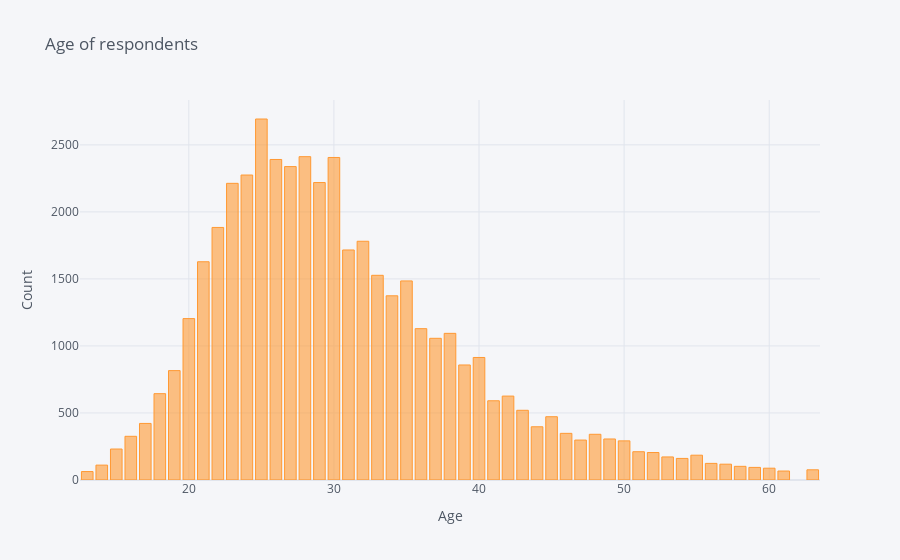

Notebook cell for this chart:
### Code cell
temp = data["Age"].dropna().value_counts().head(50)
temp.iplot(kind='bar', xTitle = 'Age', yTitle = "Count", title = 'Age of respondents')

### Figure 1 — Plotly figure (JSON) as saved in the notebook; plotly's stock layout.template omitted (floating-point values rounded to 4 significant figures)
{"data": [{"marker": {"color": "rgba(255, 153, 51, 0.6)", "line": {"color": "rgba(255, 153, 51, 1.0)", "width": 1}}, "name": "Age", "orientation": "v", "text": "", "type": "bar", "x": [25, 28, 30, 26, 27, 24, 29, 23, 22, 32, 31, 21, 33, 35, 34, 20, 36, 38, 37, 40, 39, 19, 18, 42, 41, 43, 45, 17, 44, 46, 48, 16, 49, 47, 50, 15, 51, 52, 55, 53, 54, 56, 57, 14, 58, 59, 60, 63, 61, 13], "y": [2693, 2412, 2406, 2391, 2338, 2275, 2219, 2213, 1884, 1781, 1716, 1628, 1527, 1485, 1374, 1204, 1129, 1094, 1057, 914, 858, 816, 644, 626, 591, 520, 472, 422, 397, 348, 341, 326, 306, 298, 292, 231, 211, 205, 185, 172, 161, 124, 118, 111, 102, 94, 88, 76, 67, 63]}], "layout": {"legend": {"bgcolor": "#F5F6F9", "font": {"color": "#4D5663"}}, "paper_bgcolor": "#F5F6F9", "plot_bgcolor": "#F5F6F9", "title": {"font": {"color": "#4D5663"}, "text": "Age of respondents"}, "xaxis": {"gridcolor": "#E1E5ED", "showgrid": true, "tickfont": {"color": "#4D5663"}, "title": {"font": {"color": "#4D5663"}, "text": "Age"}, "zerolinecolor": "#E1E5ED"}, "yaxis": {"gridcolor": "#E1E5ED", "showgrid": true, "tickfont": {"color": "#4D5663"}, "title": {"font": {"color": "#4D5663"}, "text": "Count"}, "zerolinecolor": "#E1E5ED"}}}
